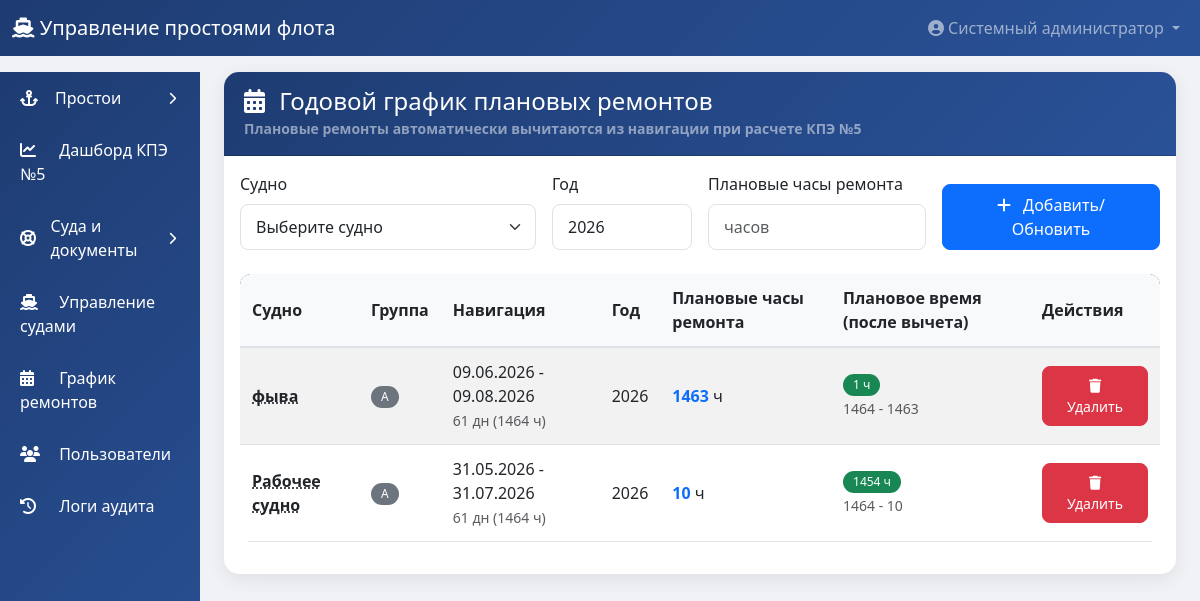
Screenshot of /admin/maintenance (signed in) with the database file from the repository.
### models.py (models this page shows)
class User(UserMixin, db.Model):
    __tablename__ = 'users'
    id = db.Column(db.Integer, primary_key=True)
    username = db.Column(db.String(80), unique=True, nullable=False)
    password_hash = db.Column(db.String(200), nullable=False)
    full_name = db.Column(db.String(200), nullable=False)
    role = db.Column(db.String(20), nullable=False)
    is_active = db.Column(db.Boolean, default=True)
    ship_id = db.Column(db.Integer, db.ForeignKey('ships.id'), nullable=True)
    created_at = db.Column(db.DateTime, default=datetime.utcnow)
    ship = db.relationship('Ship', backref='captains', foreign_keys=[ship_id])

class Ship(db.Model):
    __tablename__ = 'ships'
    id = db.Column(db.Integer, primary_key=True)
    name = db.Column(db.String(200), nullable=False)
    reg_number = db.Column(db.String(50), unique=True)
    group = db.Column(db.String(1), nullable=False)  # A, B, C
    navigation_start = db.Column(db.Date, nullable=False)
    navigation_end = db.Column(db.Date, nullable=False)
    planned_downtime_hours = db.Column(db.Float, default=0)
    is_active = db.Column(db.Boolean, default=True)
    core = db.Column(db.String(10))                # Р.Я / Н.Я
    build_year = db.Column(db.String(20))
    gross_tonnage = db.Column(db.String(50))       # Валовая вместимость, р.т.
    rko_class = db.Column(db.String(100))          # Класс (РКО)
    id_number = db.Column(db.String(100))          # Идентификационный номер
    annual_rko = db.Column(db.String(50))          # Ежегодное РКО
    sub = db.Column(db.String(50))                 # СУБ
    min_crew_cert = db.Column(db.String(200))      # Свидетельство о минимальном составе экипажа
    dimensions = db.Column(db.String(100))         # Габариты L/B/H/T
    branch = db.Column(db.String(200))             # Филиал
    ship_type = db.Column(db.String(200))          # Тип судна
    engine_power = db.Column(db.String(50))        # Мощность главных двигателей, кВт (для земснарядов)
    electronic_charts = db.Column(db.String(3))    # Наличие электронных карт: Да / Нет
    radar = db.Column(db.String(3))                # Наличие радиолокационных станций: Да / Нет
    productivity = db.Column(db.String(50))        # Производительность

class PlannedMaintenance(db.Model):
    __tablename__ = 'planned_maintenance'
    id = db.Column(db.Integer, primary_key=True)
    ship_id = db.Column(db.Integer, db.ForeignKey('ships.id'), nullable=False)
    year = db.Column(db.Integer, nullable=False)
    planned_hours = db.Column(db.Float, default=0)
    ship = db.relationship('Ship', backref='maintenance_plans')

### app.py (the view)
@app.route('/admin/maintenance')
@login_required
@engineer_required
def admin_maintenance():
    ships = Ship.query.filter_by(is_active=True).all()
    maintenance_plans = PlannedMaintenance.query.all()
    return render_template('admin/maintenance.html',
                         ships=ships,
                         maintenance_plans=maintenance_plans,
                         now=datetime.now())

### auth.py (called while the page is built)
@login_manager.user_loader
def load_user(user_id):
    return User.query.get(int(user_id))

def role_required(*roles):
    def decorator(f):
        @wraps(f)
        def decorated_function(*args, **kwargs):
            if not current_user.is_authenticated:
                flash('Пожалуйста, авторизуйтесь', 'warning')
                return redirect(url_for('login'))  # ИСПРАВЛЕНО
            if current_user.role not in roles:
                flash('У вас нет доступа к этой странице', 'danger')
                return redirect(url_for('dashboard'))
            return f(*args, **kwargs)
        return decorated_function
    return decorator

### fleet_routes.py (called while the page is built)
@fleet.app_context_processor
def _inject_fleet_context():
    return {'expiry_titles': EXPIRY_TITLES, 'today_iso': date.today().isoformat()}

### templates/admin/maintenance.html (shortened to what this page needs)
{% extends "base.html" %}
{% block content %}
<div class="container-fluid">
    <div class="card">
        <div class="card-header">
            <h4 class="mb-0"><i class="fas fa-calendar-alt me-2"></i> Годовой график плановых ремонтов</h4>
            <small class="text-white-50">Плановые ремонты автоматически вычитаются из навигации при расчете КПЭ №5</small>
        </div>
        <div class="card-body">
            <form method="POST" action="{{ url_for('admin_maintenance_create') }}" class="row g-3 mb-4">
                <div class="col-md-4">
                    <label class="form-label">Судно</label>
                    <select name="ship_id" class="form-select" required id="shipSelect">
                        <option value="">Выберите судно</option>
                    </select>
                </div>
                <div class="col-md-2">
                    <label class="form-label">Год</label>
                    <input type="number" name="year" class="form-control" value="{{ now.year }}" required id="yearInput">
                </div>
                <div class="col-md-3">
                    <label class="form-label">Плановые часы ремонта</label>
                    <input type="number" step="1" name="planned_hours" class="form-control" placeholder="часов" required id="repairHours">
                </div>
                <div class="col-md-3 d-flex align-items-end">
                    <button type="submit" class="btn btn-primary w-100">
                        <i class="fas fa-plus me-2"></i> Добавить/Обновить
                    </button>
                </div>
            </form>
            <div class="table-responsive">
                <table class="table table-striped table-hover">
                    <thead style="background-color: #2c3e50; color: white;">
                        <tr>
                            <th>Судно</th>
                            <th>Группа</th>
                            <th>Навигация</th>
                            <th>Год</th>
                            <th>Плановые часы ремонта</th>
                            <th>Плановое время (после вычета)</th>
                            <th>Действия</th>
                        </tr>
                    </thead>
                    <tbody>
                        {% for plan in maintenance_plans %}
                        {% set ship = plan.ship %}
                        {% if ship %}
                        {% set nav_days = (ship.navigation_end - ship.navigation_start).days if ship.navigation_start and ship.navigation_end else 0 %}
                        {% set nav_hours = nav_days * 24 %}
                        {% set planned_after_repair = nav_hours - plan.planned_hours %}
                        <tr>
                            <td><strong class="ship-info-link" data-ship-id="{{ ship.id }}">{{ ship.name }}</strong></td>
                            <td><span class="badge bg-secondary">{{ ship.group }}</span></td>
                            <td>
                                {% if ship.navigation_start and ship.navigation_end %}
                                    {{ ship.navigation_start.strftime('%d.%m.%Y') }} - {{ ship.navigation_end.strftime('%d.%m.%Y') }}<br>
                                    <small class="text-muted">{{ nav_days }} дн ({{ nav_hours }} ч)</small>
                                {% else %}
                                    <span class="text-danger">Не задана</span>
                                {% endif %}
                            </td>
                            <td>{{ plan.year }}</td>
                            <td>
                                <strong class="text-primary">{{ "%.0f"|format(plan.planned_hours) }}</strong> ч
                            </td>
                            <td>
                                {% if planned_after_repair > 0 %}
                                    <span class="badge bg-success">{{ "%.0f"|format(planned_after_repair) }} ч</span>
                                    <br>
                                    <small class="text-muted">{{ nav_hours }} - {{ "%.0f"|format(plan.planned_hours) }}</small>
                                {% else %}
                                    <span class="badge bg-danger">0 ч (ремонт > навигации)</span>
                                {% endif %}
                             </td>
                            <td>
                                <form method="POST" action="{{ url_for('admin_maintenance_delete', plan_id=plan.id) }}"
                                      onsubmit="return confirm('Удалить запись? Плановое время судна будет пересчитано.')">
                                    <button type="submit" class="btn btn-sm btn-danger">
                                        <i class="fas fa-trash"></i> Удалить
                                    </button>
                                </form>
                             </td>
                         </tr>
                        {% endif %}
                        {% else %}
                        <tr>
                            <td colspan="7" class="text-center py-4">
                                <i class="fas fa-info-circle me-2"></i> Нет данных о плановых ремонтах
                             </td>
                         </tr>
                        {% endfor %}
                    </tbody>
                </table>
            </div>
        </div>
    </div>
</div>
{% endblock %}

### templates/base.html (shortened to what this page needs)
<!DOCTYPE html>
<html lang="ru">
<head>
    <link href="https://cdn.jsdelivr.net/npm/bootstrap@5.3.0/dist/css/bootstrap.min.css" rel="stylesheet">
    <link rel="stylesheet" href="https://cdnjs.cloudflare.com/ajax/libs/font-awesome/6.4.0/css/all.min.css">
    <link href="https://cdn.jsdelivr.net/npm/tom-select@2.3.1/dist/css/tom-select.bootstrap5.min.css" rel="stylesheet">
</head>
<body>
    {% if current_user.is_authenticated %}
    <nav class="navbar navbar-expand-lg navbar-dark" style="background: linear-gradient(135deg, #1e3c72 0%, #2a5298 100%);">
        <div class="container-fluid">
            <a class="navbar-brand" href="{{ url_for('dashboard') }}">
                <i class="fas fa-ship"></i> Управление простоями флота
            </a>
            <div class="collapse navbar-collapse" id="navbarNav">
                <ul class="navbar-nav ms-auto">
                    <li class="nav-item dropdown">
                        <a class="nav-link dropdown-toggle" href="#" role="button" data-bs-toggle="dropdown">
                            <i class="fas fa-user-circle"></i> {{ current_user.full_name }}
                        </a>
                    </li>
                </ul>
            </div>
        </div>
    </nav>
    <div class="container-fluid mt-3">
        <div class="row">
            <div class="col-md-2 col-lg-2 d-none d-md-block sidebar p-0">
                <div class="list-group list-group-flush">
                    {% if current_user.role == 'captain' %}
                        <a href="{{ url_for('captain_dashboard') }}" class="list-group-item list-group-item-action">
                            <i class="fas fa-tachometer-alt"></i> Дашборд капитана
                        </a>
                        <a href="{{ url_for('captain_history') }}" class="list-group-item list-group-item-action">
                            <i class="fas fa-history"></i> История простоев
                        </a>
                    {% elif current_user.role == 'admin' %}
                        {% set downtimes_open = request.endpoint in ['engineer_pending', 'engineer_downtimes', 'admin_downtimes_correction'] %}
                        <a href="#downtimesGroup" class="list-group-item list-group-item-action sidebar-group-toggle {% if not downtimes_open %}collapsed{% endif %}" data-bs-toggle="collapse" role="button" aria-expanded="{{ 'true' if downtimes_open else 'false' }}" aria-controls="downtimesGroup">
                            <i class="fas fa-anchor"></i> Простои
                            <i class="fas fa-chevron-down sidebar-chevron"></i>
                        </a>
                        <a href="{{ url_for('engineer_dashboard_page') }}" class="list-group-item list-group-item-action">
                            <i class="fas fa-chart-line"></i> Дашборд КПЭ №5
                        </a>
                        {% set fleet_open = request.blueprint == 'fleet' %}
                        <a href="#fleetGroup" class="list-group-item list-group-item-action sidebar-group-toggle {% if not fleet_open %}collapsed{% endif %}" data-bs-toggle="collapse" role="button" aria-expanded="{{ 'true' if fleet_open else 'false' }}" aria-controls="fleetGroup">
                            <i class="fas fa-life-ring"></i> Суда и документы
                            <i class="fas fa-chevron-down sidebar-chevron"></i>
                        </a>
                        <a href="{{ url_for('admin_ships') }}" class="list-group-item list-group-item-action">
                            <i class="fas fa-ship"></i> Управление судами
                        </a>
                        <a href="{{ url_for('admin_maintenance') }}" class="list-group-item list-group-item-action">
                            <i class="fas fa-calendar-alt"></i> График ремонтов
                        </a>
                        <a href="{{ url_for('admin_users') }}" class="list-group-item list-group-item-action">
                            <i class="fas fa-users"></i> Пользователи
                        </a>
                        <a href="{{ url_for('admin_logs') }}" class="list-group-item list-group-item-action">
                            <i class="fas fa-history"></i> Логи аудита
                        </a>
                    {% endif %}
                </div>
            </div>
            <div class="col-md-10 col-lg-10">
                {% block content %}{% endblock %}
            </div>
        </div>
    </div>
    {% else %}
        {% block content_login %}{% endblock %}
    {% endif %}
</body>
</html>

### templates/base.html (style rules this page uses)
body { background-color: #f0f2f5; font-family: 'Segoe UI', Tahoma, Geneva, Verdana, sans-serif; }
.sidebar { background: linear-gradient(135deg, #1e3c72 0%, #2a5298 100%); min-height: calc(100vh - 56px); border-radius: 0; }
.sidebar .list-group-item { background: transparent; border: none; color: white; padding: 12px 20px; margin: 2px 0; transition: all 0.3s; }
.sidebar .list-group-item i { margin-right: 10px; width: 25px; }
.sidebar .sidebar-group-toggle { display: flex; align-items: center; }
.sidebar .sidebar-chevron { margin: 0 0 0 auto !important; width: auto !important; font-size: 0.8rem; transition: transform 0.3s; }
.sidebar .sidebar-group-toggle.collapsed .sidebar-chevron { transform: rotate(-90deg); }
.card { border-radius: 15px; box-shadow: 0 5px 20px rgba(0,0,0,0.08); border: none; margin-bottom: 20px; }
.card-header { background: linear-gradient(135deg, #1e3c72 0%, #2a5298 100%); color: white; border-radius: 15px 15px 0 0 !important; padding: 15px 20px; font-weight: 600; }
.table { background: white; border-radius: 10px; overflow: hidden; }
.table th { background-color: #f8f9fa; font-weight: 600; border-bottom: 2px solid #dee2e6; }
.table td, .table th { padding: 12px; vertical-align: middle; }
.btn { border-radius: 8px; padding: 8px 20px; transition: all 0.3s; }
.form-control, .form-select { border-radius: 8px; padding: 10px 15px; border: 1px solid #dee2e6; }
.badge { padding: 5px 10px; border-radius: 20px; font-weight: 500; }
.table-responsive { border-radius: 10px; overflow-x: auto; }
.ship-info-link { cursor: pointer; text-decoration: underline dotted; }

### rows the page displays
User: full_name "Системный администратор"
PlannedMaintenance: nav_days "61", nav_hours "1464", year "2026", planned_hours "1463", planned_after_repair "1"
Ship: name "фыва", group "A", navigation_start "09.06.2026", navigation_end "09.08.2026"
PlannedMaintenance: nav_days "61", nav_hours "1464", year "2026", planned_hours "10", planned_after_repair "1454"
Ship: name "Рабочее судно", group "A", navigation_start "31.05.2026", navigation_end "31.07.2026"
